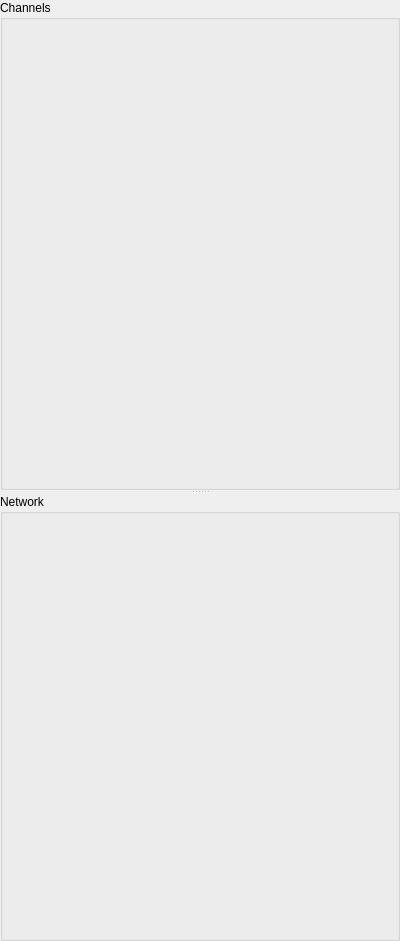
<?xml version="1.0" encoding="UTF-8"?>
<ui version="4.0">
 <class>IrcWidget</class>
 <widget class="QWidget" name="IrcWidget">
  <property name="geometry">
   <rect>
    <x>0</x>
    <y>0</y>
    <width>400</width>
    <height>941</height>
   </rect>
  </property>
  <property name="windowTitle">
   <string/>
  </property>
  <layout class="QVBoxLayout" name="verticalLayout_3">
   <property name="margin">
    <number>0</number>
   </property>
   <item>
    <widget class="QSplitter" name="splitter">
     <property name="orientation">
      <enum>Qt::Vertical</enum>
     </property>
     <widget class="QGroupBox" name="groupBox">
      <property name="title">
       <string>Channels</string>
      </property>
      <layout class="QVBoxLayout" name="verticalLayout">
       <item>
        <widget class="QTabWidget" name="channelsWidget">
         <property name="sizePolicy">
          <sizepolicy hsizetype="Expanding" vsizetype="Expanding">
           <horstretch>0</horstretch>
           <verstretch>3</verstretch>
          </sizepolicy>
         </property>
         <property name="documentMode">
          <bool>true</bool>
         </property>
         <property name="tabsClosable">
          <bool>true</bool>
         </property>
         <property name="movable">
          <bool>true</bool>
         </property>
        </widget>
       </item>
      </layout>
     </widget>
     <widget class="QGroupBox" name="groupBox_2">
      <property name="title">
       <string>Network</string>
      </property>
      <layout class="QVBoxLayout" name="verticalLayout_2">
       <item>
        <widget class="IrcNetworkWidget" name="networkWidget" native="true">
         <property name="sizePolicy">
          <sizepolicy hsizetype="Preferred" vsizetype="Expanding">
           <horstretch>0</horstretch>
           <verstretch>2</verstretch>
          </sizepolicy>
         </property>
         <property name="focusPolicy">
          <enum>Qt::TabFocus</enum>
         </property>
        </widget>
       </item>
      </layout>
     </widget>
    </widget>
   </item>
  </layout>
 </widget>
 <customwidgets>
  <customwidget>
   <class>IrcNetworkWidget</class>
   <extends>QWidget</extends>
   <header>Network/IRC/IrcNetworkWidget.h</header>
   <container>1</container>
  </customwidget>
 </customwidgets>
 <tabstops>
  <tabstop>networkWidget</tabstop>
  <tabstop>channelsWidget</tabstop>
 </tabstops>
 <resources/>
 <connections/>
</ui>
